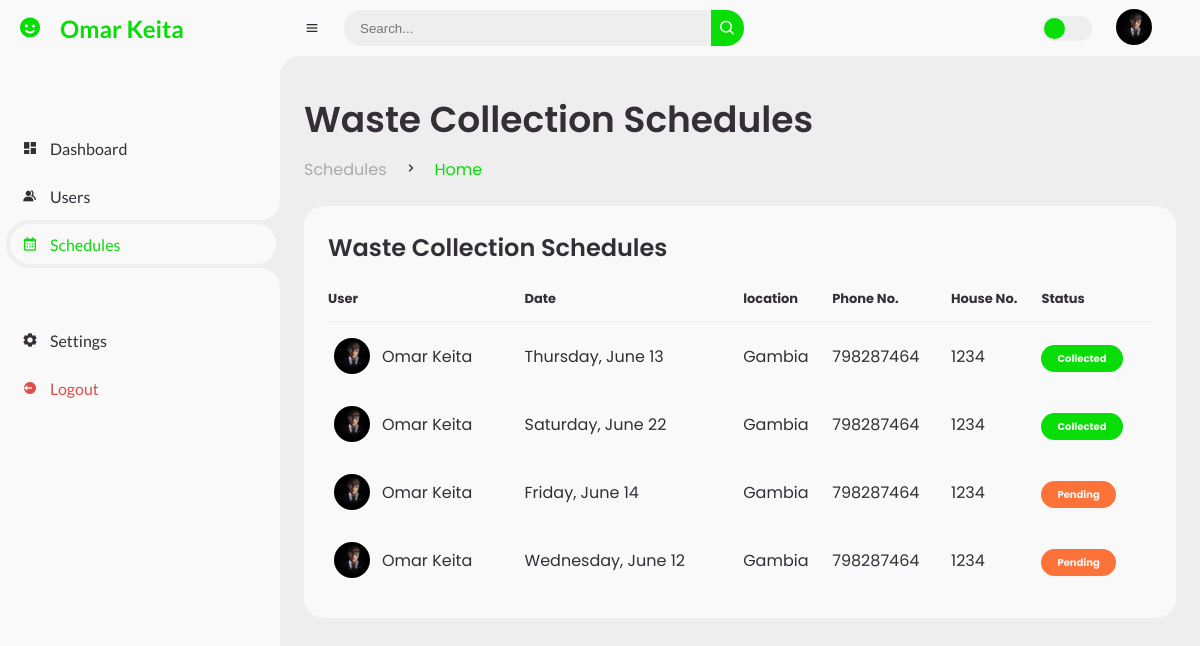
The page /admin_dashboard/user_schedule (signed in) on the database as committed earlier.
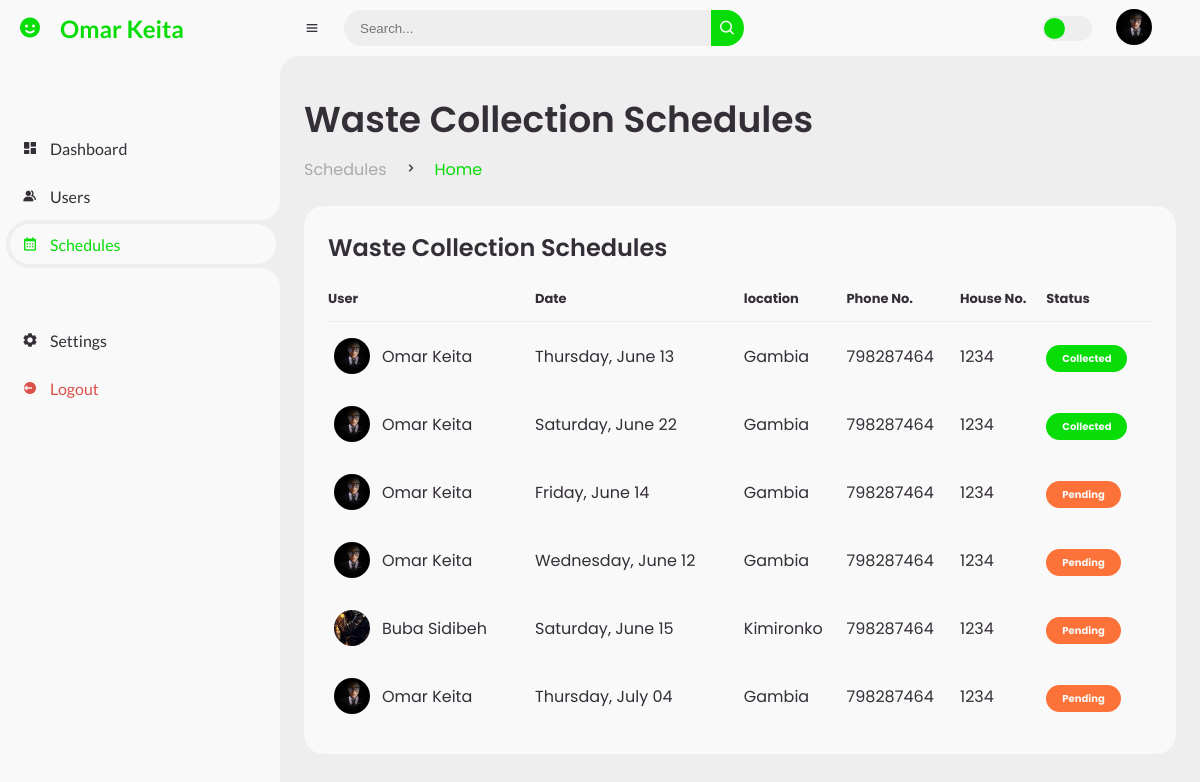
The same page on the database as committed later.
### app/models.py (models this page shows, shortened)
class User(db.Model, UserMixin):
    id = db.Column(db.Integer,  nullable= False, primary_key=True, autoincrement=True)
    first_name = db.Column(db.String(50), nullable=False)
    middle_name = db.Column(db.String(50), nullable=False, default="")
    last_name = db.Column(db.String(50), nullable=False)
    email = db.Column(db.String(50), unique=True, nullable=False,)
    sex = db.Column(db.String(50), nullable=False, default='Male')
    address = db.Column(db.String(50), nullable=False)
    house_number = db.Column(db.String(50), nullable=False)
    location = db.Column(db.String(50), nullable=False)
    image_file = db.Column(db.String(500), nullable=False, default='default.jpg')
    phone_number = db.Column(db.String(50), nullable=False)
    password = db.Column(db.String(150), nullable=False)
    schedule = db.relationship('Scheduling', backref='customer', lazy=True)
    is_admin = db.Column(db.Boolean, nullable=False, default=False)

class Scheduling(db.Model):
    id = db.Column(db.Integer, primary_key=True, autoincrement=True)
    date = db.Column(db.DateTime, nullable=False)
    type = db.Column(db.String(50), nullable=False)
    user_id = db.Column(db.Integer, db.ForeignKey('user.id'), nullable=False)
    collected = db.Column(db.Boolean, nullable=False, default=False)

### app/routes.py (the view)
@app.route('/admin_dashboard/user_schedule', methods=['GET', 'POST'])
@login_required
def admin_user_schedule():
    if not current_user.is_admin:
        abort(403)
        flash('Access Denied', 'danger')
    user_schedule = Scheduling.query.all()
    users = User.query.all()
    return render_template('user_schedule.html', user_schedule=user_schedule, datetime=datetime, users=users)

### app/models.py (called while the page is built)
@login_manager.user_loader
def load_user(user_id):
    return User.query.get(int(user_id))

### app/templates/user_schedule.html
{% extends 'admin_base.html' %} {% block sidebar %}
<ul class="side-menu top">
  <li>
    <a href="{{url_for('admin_dashboard')}}">
      <i class="bx bxs-dashboard"></i>
      <span class="text">Dashboard</span>
    </a>
  </li>
  <li>
    <a href="{{url_for('users')}}">
      <i class="bx bxs-group"></i>
      <span class="text">Users</span>
    </a>
  </li>
  <li class="active">
    <a href="{{url_for('admin_user_schedule')}}">
      <i class="bx bx-calendar"></i>
      <span class="text">Schedules</span>
    </a>
  </li>
</ul>
{% endblock %} {% block content %}
<main>
  <div class="head-title">
    <div class="left">
      <h1>Waste Collection Schedules</h1>
      <ul class="breadcrumb">
        <li>
          <a href="{{url_for('admin_dashboard')}}">Schedules</a>
        </li>
        <li><i class="bx bx-chevron-right"></i></li>
        <li>
          <a class="active" href="{{url_for('home')}}">Home</a>
        </li>
      </ul>
    </div>
  </div>
  <div class="table-data">
    <div class="order">
      <div class="head">
        <h3>Waste Collection Schedules</h3>
      </div>
      <table>
        <thead>
          <tr>
            <th>User</th>
            <th>Date</th>
            <th>location</th>
            <th>Phone No.</th>
            <th>House No.</th>
            <th>Status</th>
          </tr>
        </thead>
        <tbody>
          {% for schedule in user_schedule %} {% set user = users |
          selectattr('id', 'equalto', schedule.user_id) | first %}
          <tr>
            <td>
              <img
                src="{{ url_for('static', filename='profile_pics/' + user.image_file) }}"
              />
              <p>{{ user.first_name }} {{ user.last_name }}</p>
            </td>
            <td>{{ schedule.date.strftime('%A, %B %d') }}</td>
            <td>{{ user.location }}</td>
            <td>{{ user.phone_number }}</td>
            <td>{{ user.house_number }}</td>
            <td>
              <span
                class="status {% if schedule.collected %}completed{% else %}pending{% endif %}"
              >
                {% if schedule.collected %}Collected{% else %}Pending{% endif %}
              </span>
            </td>
          </tr>
          {% endfor %}
        </tbody>
      </table>
    </div>
  </div>
</main>
{% endblock %}

### app/templates/admin_base.html (shortened to what this page needs)
<!DOCTYPE html>
<html lang="en">
  <head>
    <link
      href="https://unpkg.com/boxicons@2.0.9/css/boxicons.min.css"
      rel="stylesheet"
    />
    <link
      rel="stylesheet"
      href="{{url_for('static', filename='css/admin.css')}}"
    />
  </head>
  <body>
    <section id="sidebar">
      <a href="#" class="brand">
        <i class="bx bxs-smile"></i>
        <span class="text"
          >{{current_user.first_name}} {{current_user.last_name}}</span
        >
      </a>
      {% block sidebar %} {% endblock %}
      <ul class="side-menu">
        <li>
          <a href="{{url_for('account')}}">
            <i class="bx bxs-cog"></i>
            <span class="text">Settings</span>
          </a>
        </li>
        <li>
          <a href="{{url_for('logout')}}" class="logout">
            <i class="bx bxs-log-out-circle"></i>
            <span class="text">Logout</span>
          </a>
        </li>
      </ul>
    </section>
    <section id="content">
      <nav>
        <i class="bx bx-menu"></i>
        <form action="#">
          <div class="form-input">
            <input type="search" placeholder="Search..." />
            <button type="submit" class="search-btn">
              <i class="bx bx-search"></i>
            </button>
          </div>
        </form>
        <label for="switch-mode" class="switch-mode"></label>
        <a href="#" class="profile">
          <img
            src="{{url_for('static', filename='profile_pics/' + current_user.image_file)}}"
            alt=""
          />
        </a>
      </nav>
      {% block content %} {% endblock %}
    </section>
  </body>
</html>

Rows that differ between the two databases and show on the page:
added Scheduling: image_file (picture), date "Saturday, June 15", collected "Pending"
added User: first_name "Buba", last_name "Sidibeh", location "Kimironko", phone_number "798287464", house_number "1234"
added Scheduling: image_file (picture), {{ user.first_name }} "Omar", {{ user.last_name }} "Keita", date "Thursday, July 04", {{ user.location }} "Gambia", {{ user.phone_number }} "798287464", {{ user.house_number }} "1234", collected "Pending"
